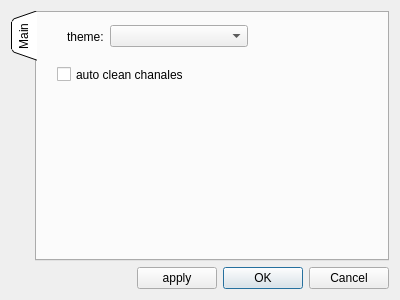
<?xml version="1.0" encoding="UTF-8"?>
<ui version="4.0">
 <class>SettingsWindow</class>
 <widget class="QDialog" name="SettingsWindow">
  <property name="geometry">
   <rect>
    <x>0</x>
    <y>0</y>
    <width>400</width>
    <height>300</height>
   </rect>
  </property>
  <property name="windowTitle">
   <string>Dialog</string>
  </property>
  <layout class="QGridLayout" name="gridLayout">
   <item row="0" column="0" colspan="3">
    <widget class="QTabWidget" name="tabWidget">
     <property name="tabPosition">
      <enum>QTabWidget::West</enum>
     </property>
     <property name="tabShape">
      <enum>QTabWidget::Triangular</enum>
     </property>
     <property name="currentIndex">
      <number>0</number>
     </property>
     <widget class="QWidget" name="tab_main">
      <attribute name="title">
       <string>Main</string>
      </attribute>
      <widget class="QWidget" name="layoutWidget">
       <property name="geometry">
        <rect>
         <x>30</x>
         <y>10</y>
         <width>181</width>
         <height>27</height>
        </rect>
       </property>
       <layout class="QHBoxLayout" name="horizontalLayout">
        <item>
         <widget class="QLabel" name="label">
          <property name="text">
           <string>theme:</string>
          </property>
         </widget>
        </item>
        <item>
         <widget class="QComboBox" name="comboBox_theme">
          <property name="sizePolicy">
           <sizepolicy hsizetype="Expanding" vsizetype="Fixed">
            <horstretch>0</horstretch>
            <verstretch>0</verstretch>
           </sizepolicy>
          </property>
         </widget>
        </item>
       </layout>
      </widget>
      <widget class="QCheckBox" name="checkBox_autoCleanGruph">
       <property name="geometry">
        <rect>
         <x>20</x>
         <y>50</y>
         <width>151</width>
         <height>23</height>
        </rect>
       </property>
       <property name="whatsThis">
        <string>auto clean grup when start new read</string>
       </property>
       <property name="text">
        <string>auto clean chanales</string>
       </property>
      </widget>
     </widget>
    </widget>
   </item>
   <item row="1" column="0">
    <spacer name="horizontalSpacer">
     <property name="orientation">
      <enum>Qt::Horizontal</enum>
     </property>
     <property name="sizeHint" stdset="0">
      <size>
       <width>121</width>
       <height>20</height>
      </size>
     </property>
    </spacer>
   </item>
   <item row="1" column="1">
    <widget class="QPushButton" name="pushButton_apply">
     <property name="text">
      <string>apply</string>
     </property>
    </widget>
   </item>
   <item row="1" column="2">
    <widget class="QDialogButtonBox" name="buttonBox">
     <property name="orientation">
      <enum>Qt::Horizontal</enum>
     </property>
     <property name="standardButtons">
      <set>QDialogButtonBox::Cancel|QDialogButtonBox::Ok</set>
     </property>
    </widget>
   </item>
  </layout>
 </widget>
 <resources/>
 <connections>
  <connection>
   <sender>buttonBox</sender>
   <signal>accepted()</signal>
   <receiver>SettingsWindow</receiver>
   <slot>accept()</slot>
   <hints>
    <hint type="sourcelabel">
     <x>248</x>
     <y>254</y>
    </hint>
    <hint type="destinationlabel">
     <x>157</x>
     <y>274</y>
    </hint>
   </hints>
  </connection>
  <connection>
   <sender>buttonBox</sender>
   <signal>rejected()</signal>
   <receiver>SettingsWindow</receiver>
   <slot>reject()</slot>
   <hints>
    <hint type="sourcelabel">
     <x>316</x>
     <y>260</y>
    </hint>
    <hint type="destinationlabel">
     <x>286</x>
     <y>274</y>
    </hint>
   </hints>
  </connection>
 </connections>
</ui>
